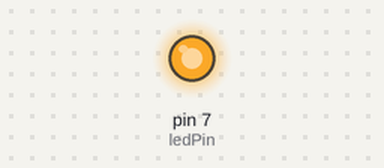
Bench run of a sketch on a simulated Arduino Uno, built with avr-gcc and run on an emulated ATmega328P. Parts: output pins drawn as LEDs (lit = HIGH).

Above: at 0.1 s.
Timing chart, 0 to 1.6 s (numbered marks = the images above):
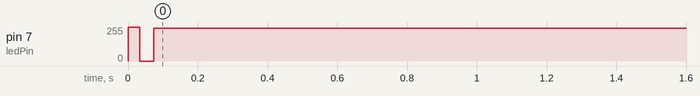

The sketch:

06_PWMproject.ino
```cpp
int ledPin = 7;
int period = 1000000; // period 100 to 10000 (unit: us) 1000000마이크로초 = 1초 (주기)
int duty = 50; // duty 0 to 100 (unit: %) duty cycle: HIGH 신호가 차지하는 비율

void set_period(int new_period) { // 주기함수
  period = new_period;
}

void set_duty(int new_duty) { // 듀티 사이클 함수
  duty = new_duty;
}

void setup() {
  pinMode(ledPin, OUTPUT);
}

void loop() {
  int on = period * duty / 100; // 주기*듀티 사이클 나누기 100 = 켜져있는 시간
  int off = period - on; // 주기 - 켜져있는 시간 = 꺼져있는 시간

  for (int bright = 0; bright <= 255; bright++) { // 최소밝기-> 최대밝기
    digitalWrite(ledPin, HIGH);
    delayMicroseconds(on);
    digitalWrite(ledPin, LOW);
    delayMicroseconds(off);
  }

  for (int bright = 255; bright >= 0; bright--) { // 최대밝기-> 최소밝기
    digitalWrite(ledPin, HIGH);
    delayMicroseconds(on);
    digitalWrite(ledPin, LOW);
    delayMicroseconds(off);
  }
}
```

Measured:
- by itself, pin 7 (ledPin): 0/255 → 247/255 at 0.00 s
